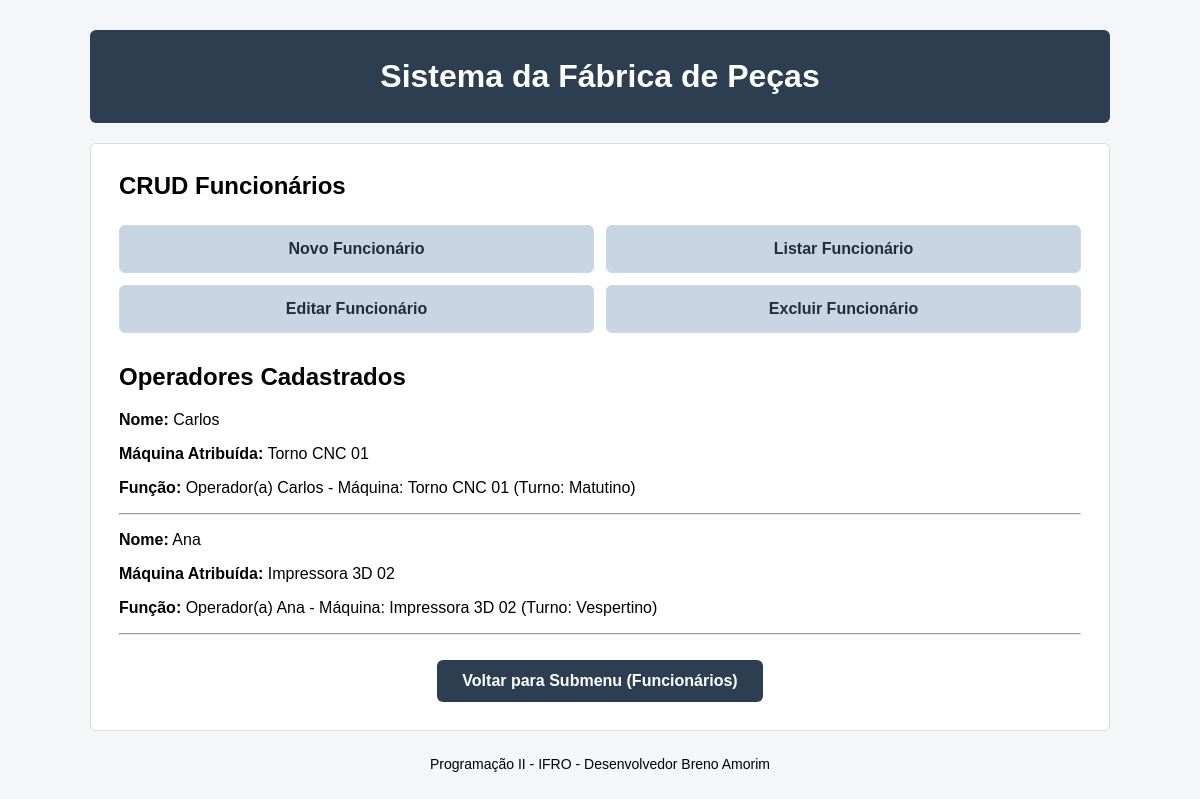
Page /crudfuncionarios.html (signed in) on the committed database.
### tables this page shows
CREATE TABLE operadores (
    funcionario_id INTEGER PRIMARY KEY,
    codigo_operador INTEGER UNIQUE NOT NULL,
    funcao TEXT,
    setor TEXT,
    maquina_responsavel TEXT,
    FOREIGN KEY (funcionario_id) REFERENCES funcionarios(id) ON DELETE CASCADE
);

CREATE TABLE funcionarios (
    id INTEGER PRIMARY KEY AUTOINCREMENT,
    codigo_pessoa INTEGER UNIQUE NOT NULL,
    nome TEXT NOT NULL,
    identificacao TEXT NOT NULL,
    turno TEXT NOT NULL,
    matricula TEXT UNIQUE NOT NULL,
    data_admissao TEXT NOT NULL
);

### app.py (the view)
@app.route('/crudfuncionarios')
@app.route('/crudfuncionarios.html')
@login_required
def crudfuncionarios():
    operadores_db = funcionario_repo.listar_operadores()
    return render_template('crudfuncionarios.html', operadores=operadores_db)

### app.py (called while the page is built)
def login_required(f):
    @wraps(f)
    def verificar(*args, **kwargs):
        if 'funcionario_id' not in session:
            return redirect(url_for('login'))
        return f(*args, **kwargs)
    return verificar

### model/database.py (called while the page is built)
def conectar():
    conn = sqlite3.connect(DB_PATH)
    conn.row_factory = sqlite3.Row
    conn.execute("PRAGMA foreign_keys = ON")
    return conn

### model/pessoa.py (called while the page is built)
    def get_nome(self):
        return self.nome

    def get_maquinaAtribuida(self):
        return self.maquinaAtribuida

    def exibir_papel(self):
        return f"Operador(a) {self.nome} - Máquina: {self.maquinaAtribuida} (Turno: {self.turno})"

### model/repositorios/funcionario_repo.py (called while the page is built)
    def listar_operadores(self):
        operadores = []
        with conectar() as conn:
            cursor = conn.cursor()
            cursor.execute('''
                SELECT f.*, o.maquina_responsavel
                FROM funcionarios f
                INNER JOIN operadores o ON f.id = o.funcionario_id
            ''')
            rows = cursor.fetchall()
            for row in rows:
                operadores.append(Operador(
                    codigoPessoa=row['codigo_pessoa'],
                    nome=row['nome'],
                    identificacao=row['identificacao'],
                    turno=row['turno'],
                    maquinaAtribuida=row['maquina_responsavel'],
                    matricula=row['matricula'],
                    data_admissao=row['data_admissao']
                ))
        return operadores

### templates/crudfuncionarios.html (shortened to what this page needs)
<!DOCTYPE html>
<html lang="pt-BR">
<head>
  <link rel="stylesheet" href="../css/estiloBase.css">
</head>
<body>
  <header class="cabecalho">
    <h1>Sistema da Fábrica de Peças</h1>
  </header>
  <main class="conteudo-principal">
    <section class="painel">
      <h2>CRUD Funcionários</h2>
      <div class="menu-principal">
        <a href="#" class="item-menu">Novo Funcionário</a>
        <a href="#" class="item-menu">Listar Funcionário</a>
        <a href="#" class="item-menu">Editar Funcionário</a>
        <a href="#" class="item-menu">Excluir Funcionário</a>
      </div>
      <section class="grupo-campo">
        <h2>Operadores Cadastrados</h2>
        {% for operador in operadores %}
        <div>
          <p><strong>Nome:</strong> {{ operador.get_nome() }}</p>
          <p><strong>Máquina Atribuída:</strong> {{ operador.get_maquinaAtribuida() }}</p>
          <p><strong>Função:</strong> {{ operador.exibir_papel() }}</p>
        </div>
        <hr>
        {% endfor %}
      </section>
      <div class="area-voltar">
        <a href="/funcionarios" class="botao-voltar">
          Voltar para Submenu (Funcionários)
        </a>
      </div>
    </section>
  </main>
  <footer class="rodape">
    <p>Programação II - IFRO - Desenvolvedor Breno Amorim</p>
  </footer>
</body>
</html>

### rows in the picture
operadores: get_nome "Carlos", get_maquinaAtribuida "Torno CNC 01", exibir_papel "Operador(a) Carlos - Máquina: Torno CNC 01 (Turno: Matutino)"
operadores: get_nome "Ana", get_maquinaAtribuida "Impressora 3D 02", exibir_papel "Operador(a) Ana - Máquina: Impressora 3D 02 (Turno: Vespertino)"
